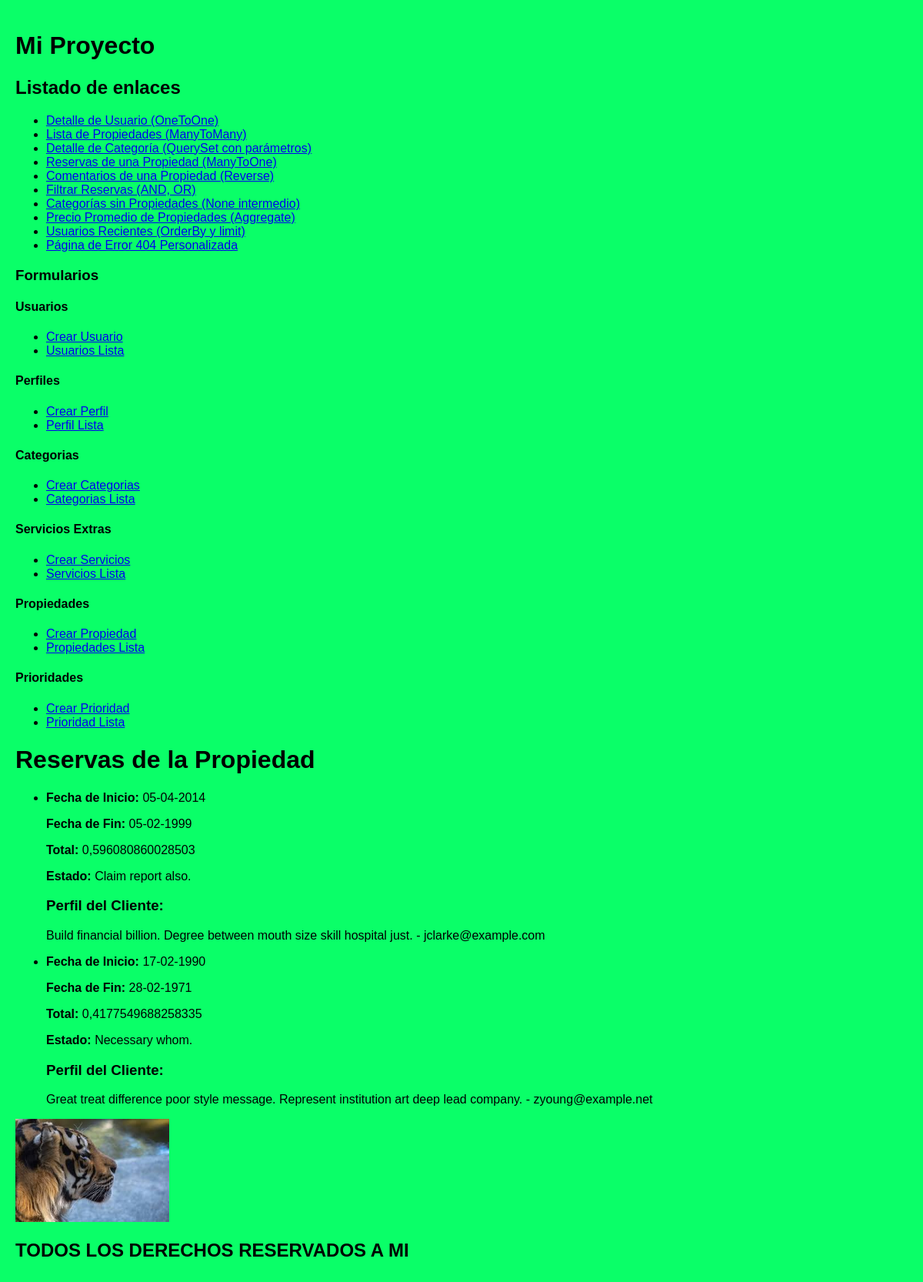
The page /propiedad/reservas/1/ on the database as committed earlier.
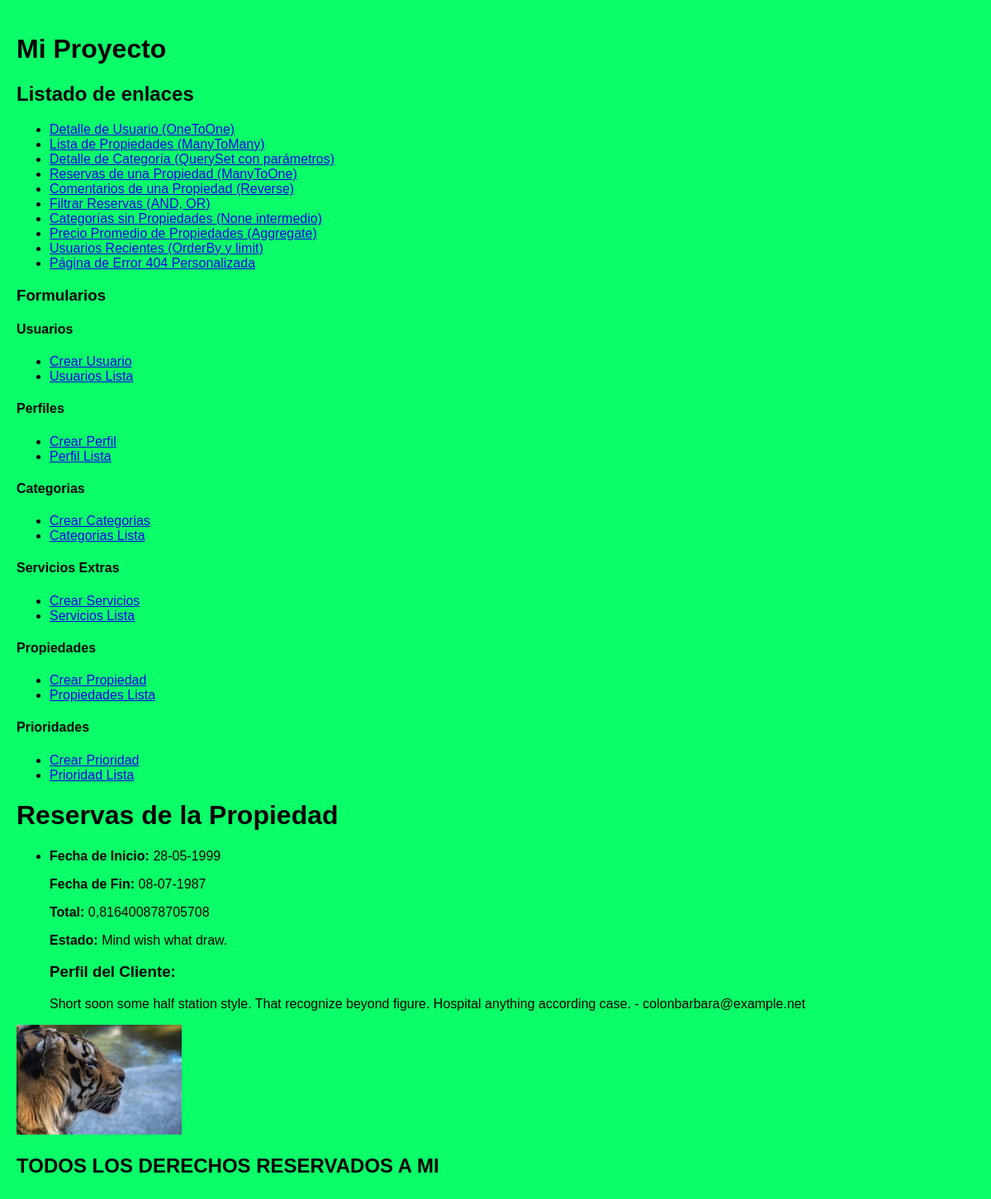
The same page on the database as committed later.
### alquiler/models.py (models this page shows)
class Reserva(models.Model):
    fecha_inicio = models.DateField()
    fecha_fin = models.DateTimeField()
    total = models.FloatField()
    estado = models.CharField(max_length=20)
    propiedad = models.ForeignKey(Propiedad, on_delete=models.CASCADE, related_name='reservas')
    pago = models.OneToOneField(Pago, on_delete=models.CASCADE, related_name='reserva_pago', blank=True)  # Aquí 'default=1' es un ejemplo
    perfil = models.OneToOneField(Perfil, on_delete=models.CASCADE, related_name='reserva')

class Perfil(models.Model):
    usuario = models.OneToOneField(Usuario, on_delete=models.CASCADE, related_name='perfil')
    genero = models.CharField(max_length=10)
    edad = models.PositiveIntegerField()
    ubicacion = models.TextField()
    biografia = models.TextField()

class Usuario(models.Model):
    id = models.AutoField(primary_key=True)
    nombre = models.CharField(max_length=100)
    email = models.EmailField(max_length=254,)
    telefono = models.CharField(max_length=20, blank=True)
    fecha_registro = models.DateTimeField(db_column="fecha")

### alquiler/views.py (the view)
# urls.py: path('propiedad/reservas/<int:propiedad_id>/', views.reservas_propiedad, name='reservas_propiedad'),  # Filtro ManyToOne
def reservas_propiedad(request, propiedad_id):
    reservas = Reserva.objects.filter(propiedad_id=propiedad_id).select_related('perfil', 'pago')
    return render(request, 'reservas_propiedad.html', {'reservas': reservas})

### alquiler/templates/reservas_propiedad.html
{% extends "principal.html" %}
{% block contenido %}
    <h1>Reservas de la Propiedad</h1>
    <ul>
        {% for reserva in reservas %}
           {% include "plantillas/plantilla_reservas_propiedad.html" %}
        {% endfor %}
    </ul>
{% endblock contenido %}

### alquiler/templates/plantillas/plantilla_reservas_propiedad.html
<li>
    <p><strong>Fecha de Inicio:</strong> {{ reserva.fecha_inicio|date:"d-m-Y" }}</p>
    <p><strong>Fecha de Fin:</strong> {{ reserva.fecha_fin|date:"d-m-Y" }}</p>
    <p><strong>Total:</strong> {{ reserva.total }}</p>
    <p><strong>Estado:</strong> {{ reserva.estado }}</p>
    <h3>Perfil del Cliente:</h3>
    <p>{{ reserva.perfil.usuario.nombre }} - {{ reserva.perfil.usuario.email }}</p>
</li>

Rows that differ between the two databases and show on the page:
removed Reserva: fecha_inicio "05-04-2014", fecha_fin "05-02-1999", total "0,596080860028503", estado "Claim report also.", perfil.usuario.nombre "Build financial billion. Degree between mouth size skill hospital just.", perfil.usuario.email "jclarke@example.com"
removed Reserva: fecha_inicio "17-02-1990", fecha_fin "28-02-1971", total "0,4177549688258335", estado "Necessary whom.", perfil.usuario.nombre "Great treat difference poor style message. Represent institution art deep lead company.", perfil.usuario.email "zyoung@example.net"
now on this page (row edited): Reserva: fecha_inicio "28-05-1999", fecha_fin "08-07-1987", total "0,816400878705708", estado "Mind wish what draw.", perfil.usuario.nombre "Short soon some half station style. That recognize beyond figure. Hospital anything according case.", perfil.usuario.email "colonbarbara@example.net"
